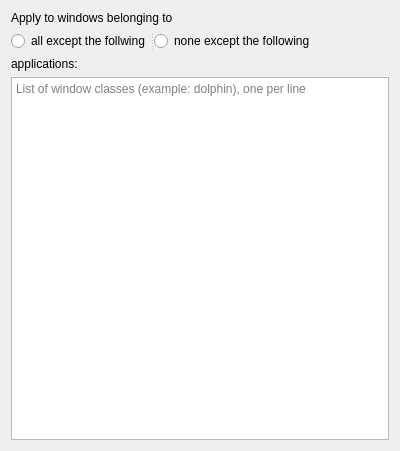
<?xml version="1.0" encoding="UTF-8"?>
<ui version="4.0">
    <class>AlwaysOpenOnPrimaryScreenConfigForm</class>
    <widget class="QWidget" name="AlwaysOpenOnPrimaryScreenConfigForm">
        <property name="geometry">
            <rect>
                <x>0</x>
                <y>0</y>
                <width>400</width>
                <height>451</height>
            </rect>
        </property>
        <property name="windowTitle">
            <string>Hide WeCom Shadow</string>
        </property>
        <layout class="QVBoxLayout" name="verticalLayout">
            <item>
                <widget class="QLabel" name="label_1">
                    <property name="text">
                        <string>Apply to windows belonging to</string>
                    </property>
                </widget>
            </item>
            <item>
                <widget class="QSplitter" name="splitter">
                    <property name="sizePolicy">
                        <sizepolicy hsizetype="Fixed" vsizetype="Preferred">
                            <horstretch>0</horstretch>
                            <verstretch>0</verstretch>
                        </sizepolicy>
                    </property>
                    <property name="orientation">
                        <enum>Qt::Horizontal</enum>
                    </property>
                    <widget class="QRadioButton" name="kcfg_allowMode">
                        <property name="text">
                            <string notr="true">all except the follwing</string>
                        </property>
                        <attribute name="buttonGroup">
                            <string notr="true">matchTypeGroup</string>
                        </attribute>
                    </widget>
                    <widget class="QRadioButton" name="kcfg_denyMode">
                        <property name="text">
                            <string notr="true">none except the following</string>
                        </property>
                        <attribute name="buttonGroup">
                            <string notr="true">matchTypeGroup</string>
                        </attribute>
                    </widget>
                </widget>
            </item>
            <item>
                <widget class="QLabel" name="label_2">
                    <property name="text">
                        <string>applications:</string>
                    </property>
                </widget>
            </item>
            <item>
                <widget class="QPlainTextEdit" name="kcfg_classList">
                    <property name="placeholderText">
                        <string>List of window classes (example: dolphin), one per line</string>
                    </property>
                </widget>
            </item>
        </layout>
    </widget>
    <resources />
    <connections />
    <buttongroups>
        <buttongroup name="matchTypeGroup" />
    </buttongroups>
</ui>
